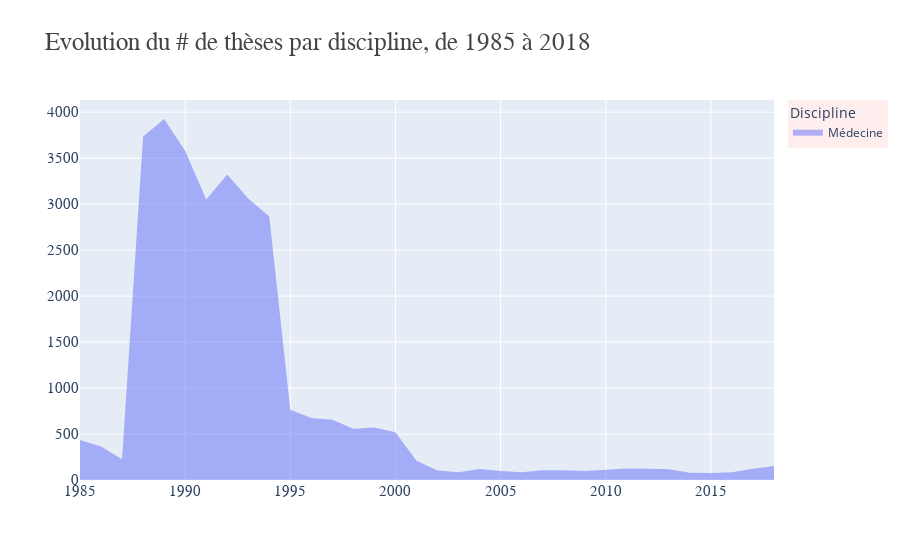

Notebook code for this chart:
### Code cell
import plotly.graph_objects as go
import numpy as np

# Création du graphique initial
fig = go.Figure()

# Ajout des traces
for i in range(len(labels)):
    fig.add_trace(go.Scatter(
        visible=False,
        x=category,
        y=values[i],
        name=labels[i],
        mode="none",
        fill="tozeroy"
    ))

# Rendre visible une trace
fig.data[0].visible = True

# Configuration du sélecteur
select_buttons = [
    {'label': label, 'method': 'update', 'args': [{'visible': [i == j for j in range(len(labels))]}]}
    for i, label in enumerate(labels)
]

# Création du sélecteur
selector = widgets.Dropdown(
    options=labels,
    value=labels[0],
    description='Discipline:',
    disabled=False,
)

# Fonction de mise à jour du graphique en fonction du sélecteur
def update_figure(change):
    selected_labels = change["new"]
    selected_index = labels.index(selected_labels)
    for i in range(len(labels)):
        fig.data[i].visible = (i == selected_index)
    fig.update_layout()
    
    clear_output(wait=True)
    display(selector)
    fig.show()


# Fonction de gestion de l'événement de changement du sélecteur
def on_select_change(change):
    if change['name'] == 'value' and change['new']:
        update_figure(change['new'])

# Attacher la fonction de gestion de l'événement au sélecteur
selector.observe(update_figure,names="value")

# Configuration du layout
fig.update_layout(
    title_text="Evolution du # de thèses par discipline, de 1985 à 2018",
    title_font_color="#444",
    title_font_family="garamond",
    title_font_size=25,
    showlegend=True,
    legend_bgcolor="#FEE",
    legend_title_text="Discipline",
    margin_pad=0,
    xaxis=dict(
        tickformat='%Y',
        color="#444",
        dividercolor="#222",
        tickfont=dict(family="garamond", size=15)
    ),
    yaxis=dict(
        tickformat='%Y',
        color="#444",
        dividercolor="#222",
        tickfont=dict(family="garamond", size=15)
    )
)

# Afficher le sélecteur et le graphique
display(selector)
fig.show()

### Figure 1 — Plotly figure (JSON) as saved in the notebook; plotly's stock layout.template omitted (floating-point values rounded to 4 significant figures)
{"data": [{"fill": "tozeroy", "mode": "none", "name": "Science de l'ingénieur", "type": "scatter", "visible": false, "x": [1985, 1986, 1987, 1988, 1989, 1990, 1991, 1992, 1993, 1994, 1995, 1996, 1997, 1998, 1999, 2000, 2001, 2002, 2003, 2004, 2005, 2006, 2007, 2008, 2009, 2010, 2011, 2012, 2013, 2014, 2015, 2016, 2017, 2018], "y": [136, 244, 367, 340, 399, 516, 513, 598, 614, 729, 706, 851, 772, 710, 648, 612, 689, 837, 883, 881, 1006, 1047, 1081, 1118, 1167, 1139, 1328, 1454, 1397, 1305, 1384, 1337, 1416, 1396]}, {"fill": "tozeroy", "mode": "none", "name": "Science de la Terre", "type": "scatter", "visible": false, "x": [1985, 1986, 1987, 1988, 1989, 1990, 1991, 1992, 1993, 1994, 1995, 1996, 1997, 1998, 1999, 2000, 2001, 2002, 2003, 2004, 2005, 2006, 2007, 2008, 2009, 2010, 2011, 2012, 2013, 2014, 2015, 2016, 2017, 2018], "y": [109, 243, 626, 453, 415, 423, 392, 411, 400, 418, 451, 497, 532, 408, 334, 302, 339, 385, 385, 363, 442, 432, 429, 465, 458, 455, 454, 466, 475, 453, 460, 506, 464, 471]}, {"fill": "tozeroy", "mode": "none", "name": "Sciences de l'éducation", "type": "scatter", "visible": false, "x": [1985, 1986, 1987, 1988, 1989, 1990, 1991, 1992, 1993, 1994, 1995, 1996, 1997, 1998, 1999, 2000, 2001, 2002, 2003, 2004, 2005, 2006, 2007, 2008, 2009, 2010, 2011, 2012, 2013, 2014, 2015, 2016, 2017, 2018], "y": [5, 1, 3, 6, 6, 6, 7, 10, 19, 30, 20, 7, 12, 15, 10, 16, 18, 23, 22, 30, 30, 36, 33, 38, 39, 30, 40, 36, 40, 40, 35, 52, 44, 45]}, {"fill": "tozeroy", "mode": "none", "name": "Droit et Science Politique", "type": "scatter", "visible": false, "x": [1985, 1986, 1987, 1988, 1989, 1990, 1991, 1992, 1993, 1994, 1995, 1996, 1997, 1998, 1999, 2000, 2001, 2002, 2003, 2004, 2005, 2006, 2007, 2008, 2009, 2010, 2011, 2012, 2013, 2014, 2015, 2016, 2017, 2018], "y": [168, 400, 413, 374, 378, 370, 384, 381, 435, 531, 492, 575, 595, 659, 700, 865, 699, 715, 699, 792, 727, 743, 745, 761, 744, 821, 850, 882, 881, 902, 795, 731, 751, 701]}, {"fill": "tozeroy", "mode": "none", "name": "Economie Gestion", "type": "scatter", "visible": false, "x": [1985, 1986, 1987, 1988, 1989, 1990, 1991, 1992, 1993, 1994, 1995, 1996, 1997, 1998, 1999, 2000, 2001, 2002, 2003, 2004, 2005, 2006, 2007, 2008, 2009, 2010, 2011, 2012, 2013, 2014, 2015, 2016, 2017, 2018], "y": [220, 390, 413, 332, 281, 239, 293, 365, 370, 420, 374, 451, 565, 503, 480, 627, 515, 453, 485, 493, 506, 537, 631, 655, 689, 753, 806, 747, 746, 772, 677, 709, 692, 635]}, {"fill": "tozeroy", "mode": "none", "name": "Langues et Littératures", "type": "scatter", "visible": false, "x": [1985, 1986, 1987, 1988, 1989, 1990, 1991, 1992, 1993, 1994, 1995, 1996, 1997, 1998, 1999, 2000, 2001, 2002, 2003, 2004, 2005, 2006, 2007, 2008, 2009, 2010, 2011, 2012, 2013, 2014, 2015, 2016, 2017, 2018], "y": [268, 415, 646, 457, 415, 457, 463, 525, 564, 703, 695, 709, 686, 583, 666, 710, 628, 672, 713, 683, 619, 679, 716, 703, 711, 697, 769, 744, 691, 666, 611, 656, 650, 593]}, {"fill": "tozeroy", "mode": "none", "name": "Matériaux, Milieux et Chimie", "type": "scatter", "visible": false, "x": [1985, 1986, 1987, 1988, 1989, 1990, 1991, 1992, 1993, 1994, 1995, 1996, 1997, 1998, 1999, 2000, 2001, 2002, 2003, 2004, 2005, 2006, 2007, 2008, 2009, 2010, 2011, 2012, 2013, 2014, 2015, 2016, 2017, 2018], "y": [331, 635, 1359, 1233, 1405, 1409, 1522, 1724, 1762, 1853, 1818, 2043, 2014, 1898, 1796, 1757, 1741, 1779, 1772, 1906, 2035, 2023, 2224, 2228, 2203, 2288, 2371, 2751, 2708, 2557, 2544, 2452, 2544, 2469]}, {"fill": "tozeroy", "mode": "none", "name": "SHS", "type": "scatter", "visible": false, "x": [1985, 1986, 1987, 1988, 1989, 1990, 1991, 1992, 1993, 1994, 1995, 1996, 1997, 1998, 1999, 2000, 2001, 2002, 2003, 2004, 2005, 2006, 2007, 2008, 2009, 2010, 2011, 2012, 2013, 2014, 2015, 2016, 2017, 2018], "y": [380, 863, 1069, 868, 701, 657, 761, 809, 976, 1128, 1000, 1122, 1204, 1139, 1224, 1418, 1142, 1177, 1354, 1368, 1374, 1452, 1513, 1515, 1562, 1664, 1775, 1859, 1776, 1755, 1760, 1668, 1691, 1525]}, {"fill": "tozeroy", "mode": "none", "name": "Informatique", "type": "scatter", "visible": false, "x": [1985, 1986, 1987, 1988, 1989, 1990, 1991, 1992, 1993, 1994, 1995, 1996, 1997, 1998, 1999, 2000, 2001, 2002, 2003, 2004, 2005, 2006, 2007, 2008, 2009, 2010, 2011, 2012, 2013, 2014, 2015, 2016, 2017, 2018], "y": [45, 69, 101, 121, 144, 176, 130, 195, 197, 214, 231, 253, 275, 218, 218, 250, 303, 354, 403, 467, 547, 561, 565, 625, 624, 717, 752, 763, 876, 809, 774, 712, 771, 777]}, {"fill": "tozeroy", "mode": "none", "name": "Mathématiques", "type": "scatter", "visible": false, "x": [1985, 1986, 1987, 1988, 1989, 1990, 1991, 1992, 1993, 1994, 1995, 1996, 1997, 1998, 1999, 2000, 2001, 2002, 2003, 2004, 2005, 2006, 2007, 2008, 2009, 2010, 2011, 2012, 2013, 2014, 2015, 2016, 2017, 2018], "y": [120, 331, 766, 610, 723, 761, 845, 913, 971, 1054, 996, 1117, 973, 736, 305, 256, 296, 281, 307, 309, 343, 355, 341, 336, 352, 399, 433, 478, 489, 455, 453, 449, 396, 462]}, {"fill": "tozeroy", "mode": "none", "name": "Mathématiques et Informatique", "type": "scatter", "visible": false, "x": [1985, 1986, 1987, 1988, 1989, 1990, 1991, 1992, 1993, 1994, 1995, 1996, 1997, 1998, 1999, 2000, 2001, 2002, 2003, 2004, 2005, 2006, 2007, 2008, 2009, 2010, 2011, 2012, 2013, 2014, 2015, 2016, 2017, 2018], "y": [2, 1, 8, 12, 10, 3, 6, 6, 7, 6, 5, 14, 5, 6, 8, 9, 32, 50, 27, 39, 69, 45, 63, 46, 21, 27, 10, 14, 18, 30, 29, 33, 75, 40]}, {"fill": "tozeroy", "mode": "none", "name": "Médecine", "type": "scatter", "visible": true, "x": [1985, 1986, 1987, 1988, 1989, 1990, 1991, 1992, 1993, 1994, 1995, 1996, 1997, 1998, 1999, 2000, 2001, 2002, 2003, 2004, 2005, 2006, 2007, 2008, 2009, 2010, 2011, 2012, 2013, 2014, 2015, 2016, 2017, 2018], "y": [434, 364, 225, 3736, 3926, 3581, 3050, 3323, 3061, 2867, 765, 673, 654, 557, 571, 520, 209, 102, 83, 119, 98, 84, 105, 105, 98, 111, 124, 122, 118, 78, 76, 83, 123, 151]}, {"fill": "tozeroy", "mode": "none", "name": "Biologie", "type": "scatter", "visible": false, "x": [1985, 1986, 1987, 1988, 1989, 1990, 1991, 1992, 1993, 1994, 1995, 1996, 1997, 1998, 1999, 2000, 2001, 2002, 2003, 2004, 2005, 2006, 2007, 2008, 2009, 2010, 2011, 2012, 2013, 2014, 2015, 2016, 2017, 2018], "y": [695, 967, 1716, 1815, 1649, 1750, 1719, 1975, 2048, 2147, 2139, 2113, 2425, 2589, 3326, 3260, 2703, 2394, 2554, 2599, 2602, 2804, 3056, 3036, 3151, 3179, 3094, 3369, 3392, 3128, 3086, 3273, 3194, 3245]}, {"fill": "tozeroy", "mode": "none", "name": "Psychologie", "type": "scatter", "visible": false, "x": [1985, 1986, 1987, 1988, 1989, 1990, 1991, 1992, 1993, 1994, 1995, 1996, 1997, 1998, 1999, 2000, 2001, 2002, 2003, 2004, 2005, 2006, 2007, 2008, 2009, 2010, 2011, 2012, 2013, 2014, 2015, 2016, 2017, 2018], "y": [94, 239, 726, 688, 647, 662, 746, 830, 883, 888, 874, 925, 951, 995, 692, 251, 152, 173, 168, 199, 159, 176, 191, 220, 216, 227, 308, 281, 241, 257, 319, 278, 270, 256]}], "layout": {"legend": {"bgcolor": "#FEE", "title": {"text": "Discipline"}}, "margin": {"pad": 0}, "showlegend": true, "title": {"font": {"color": "#444", "family": "garamond", "size": 25}, "text": "Evolution du # de thèses par discipline, de 1985 à 2018"}, "xaxis": {"color": "#444", "dividercolor": "#222", "tickfont": {"family": "garamond", "size": 15}, "tickformat": "%Y"}, "yaxis": {"color": "#444", "dividercolor": "#222", "tickfont": {"family": "garamond", "size": 15}, "tickformat": "%Y"}}}
